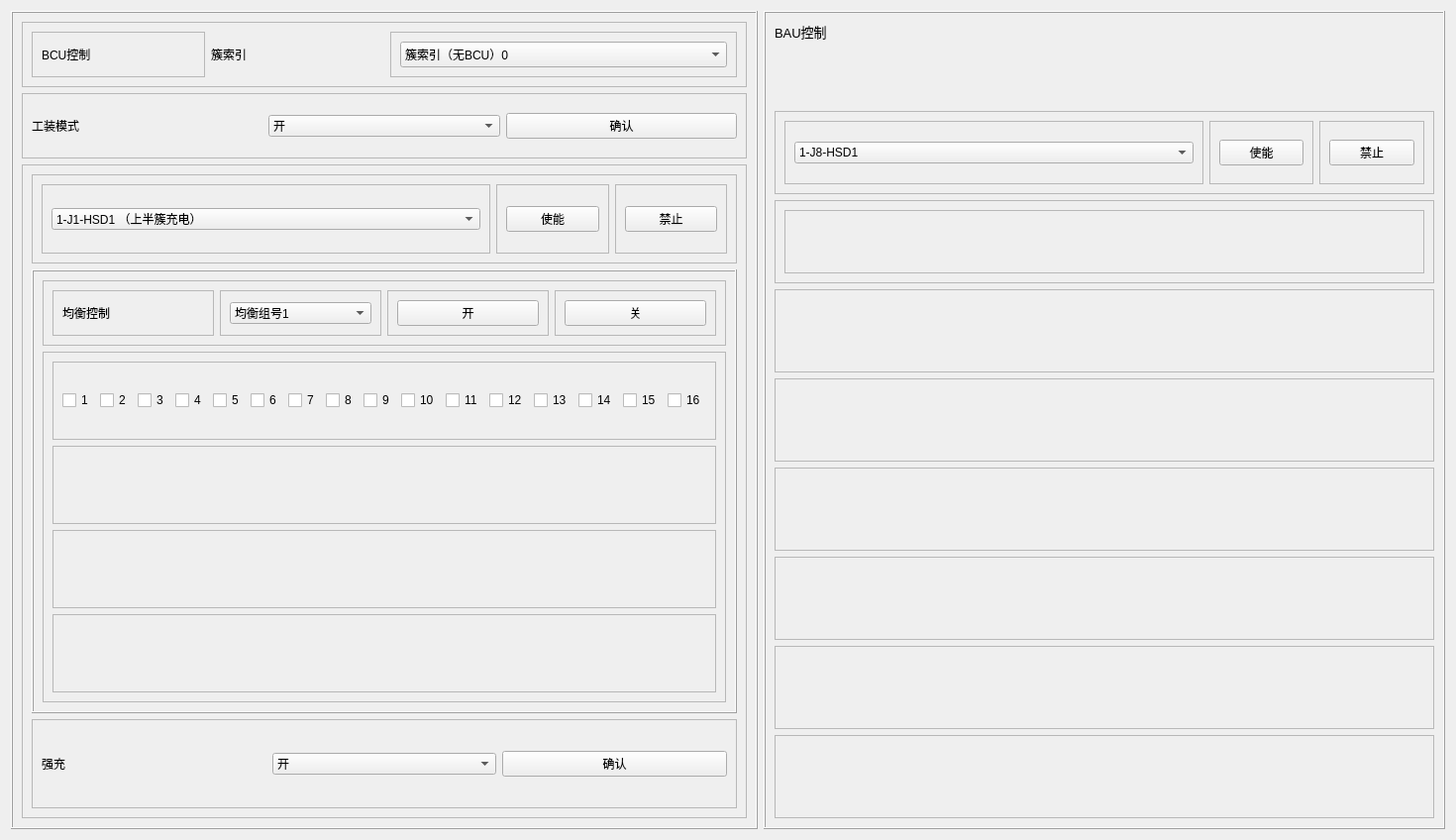
<?xml version="1.0" encoding="UTF-8"?>
<ui version="4.0">
 <class>Form</class>
 <widget class="QWidget" name="Form">
  <property name="geometry">
   <rect>
    <x>0</x>
    <y>0</y>
    <width>1470</width>
    <height>848</height>
   </rect>
  </property>
  <property name="windowTitle">
   <string>Form</string>
  </property>
  <layout class="QHBoxLayout" name="horizontalLayout">
   <item>
    <widget class="QFrame" name="frame">
     <property name="sizePolicy">
      <sizepolicy hsizetype="Expanding" vsizetype="Preferred">
       <horstretch>1</horstretch>
       <verstretch>0</verstretch>
      </sizepolicy>
     </property>
     <property name="frameShape">
      <enum>QFrame::Box</enum>
     </property>
     <property name="frameShadow">
      <enum>QFrame::Raised</enum>
     </property>
     <layout class="QVBoxLayout" name="verticalLayout">
      <item>
       <widget class="QFrame" name="frame_13">
        <property name="sizePolicy">
         <sizepolicy hsizetype="Preferred" vsizetype="Expanding">
          <horstretch>0</horstretch>
          <verstretch>1</verstretch>
         </sizepolicy>
        </property>
        <property name="frameShape">
         <enum>QFrame::StyledPanel</enum>
        </property>
        <property name="frameShadow">
         <enum>QFrame::Raised</enum>
        </property>
        <layout class="QHBoxLayout" name="horizontalLayout_3">
         <item>
          <widget class="QFrame" name="frame_7">
           <property name="sizePolicy">
            <sizepolicy hsizetype="Expanding" vsizetype="Preferred">
             <horstretch>1</horstretch>
             <verstretch>0</verstretch>
            </sizepolicy>
           </property>
           <property name="frameShape">
            <enum>QFrame::StyledPanel</enum>
           </property>
           <property name="frameShadow">
            <enum>QFrame::Raised</enum>
           </property>
           <layout class="QHBoxLayout" name="horizontalLayout_5">
            <item>
             <widget class="QLabel" name="label_2">
              <property name="text">
               <string>BCU控制</string>
              </property>
             </widget>
            </item>
           </layout>
          </widget>
         </item>
         <item>
          <widget class="QLabel" name="label_11">
           <property name="sizePolicy">
            <sizepolicy hsizetype="Expanding" vsizetype="Preferred">
             <horstretch>1</horstretch>
             <verstretch>0</verstretch>
            </sizepolicy>
           </property>
           <property name="text">
            <string>簇索引</string>
           </property>
          </widget>
         </item>
         <item>
          <widget class="QFrame" name="frame_5">
           <property name="sizePolicy">
            <sizepolicy hsizetype="Expanding" vsizetype="Preferred">
             <horstretch>2</horstretch>
             <verstretch>0</verstretch>
            </sizepolicy>
           </property>
           <property name="frameShape">
            <enum>QFrame::StyledPanel</enum>
           </property>
           <property name="frameShadow">
            <enum>QFrame::Raised</enum>
           </property>
           <layout class="QHBoxLayout" name="horizontalLayout_4">
            <item>
             <widget class="QComboBox" name="comboBox_13">
              <property name="sizePolicy">
               <sizepolicy hsizetype="Expanding" vsizetype="Preferred">
                <horstretch>2</horstretch>
                <verstretch>0</verstretch>
               </sizepolicy>
              </property>
              <property name="maximumSize">
               <size>
                <width>16777215</width>
                <height>16777215</height>
               </size>
              </property>
              <item>
               <property name="text">
                <string>簇索引（无BCU）0</string>
               </property>
              </item>
              <item>
               <property name="text">
                <string>1</string>
               </property>
              </item>
              <item>
               <property name="text">
                <string>2</string>
               </property>
              </item>
              <item>
               <property name="text">
                <string>3</string>
               </property>
              </item>
              <item>
               <property name="text">
                <string>4</string>
               </property>
              </item>
              <item>
               <property name="text">
                <string>5</string>
               </property>
              </item>
              <item>
               <property name="text">
                <string>6</string>
               </property>
              </item>
              <item>
               <property name="text">
                <string>7</string>
               </property>
              </item>
              <item>
               <property name="text">
                <string>8</string>
               </property>
              </item>
              <item>
               <property name="text">
                <string>9</string>
               </property>
              </item>
              <item>
               <property name="text">
                <string>10</string>
               </property>
              </item>
              <item>
               <property name="text">
                <string>11</string>
               </property>
              </item>
              <item>
               <property name="text">
                <string>12</string>
               </property>
              </item>
              <item>
               <property name="text">
                <string>13</string>
               </property>
              </item>
              <item>
               <property name="text">
                <string>14</string>
               </property>
              </item>
              <item>
               <property name="text">
                <string>15</string>
               </property>
              </item>
              <item>
               <property name="text">
                <string>16</string>
               </property>
              </item>
             </widget>
            </item>
           </layout>
          </widget>
         </item>
        </layout>
       </widget>
      </item>
      <item>
       <widget class="QFrame" name="frame_3">
        <property name="sizePolicy">
         <sizepolicy hsizetype="Preferred" vsizetype="Expanding">
          <horstretch>0</horstretch>
          <verstretch>1</verstretch>
         </sizepolicy>
        </property>
        <property name="frameShape">
         <enum>QFrame::StyledPanel</enum>
        </property>
        <property name="frameShadow">
         <enum>QFrame::Raised</enum>
        </property>
        <layout class="QHBoxLayout" name="horizontalLayout_2">
         <item>
          <widget class="QLabel" name="label">
           <property name="text">
            <string>工装模式</string>
           </property>
          </widget>
         </item>
         <item>
          <widget class="QComboBox" name="comboBox">
           <item>
            <property name="text">
             <string>开</string>
            </property>
           </item>
           <item>
            <property name="text">
             <string>关</string>
            </property>
           </item>
          </widget>
         </item>
         <item>
          <widget class="QPushButton" name="pushButton">
           <property name="text">
            <string>确认</string>
           </property>
          </widget>
         </item>
        </layout>
       </widget>
      </item>
      <item>
       <widget class="QFrame" name="frame_4">
        <property name="sizePolicy">
         <sizepolicy hsizetype="Expanding" vsizetype="Preferred">
          <horstretch>0</horstretch>
          <verstretch>10</verstretch>
         </sizepolicy>
        </property>
        <property name="frameShape">
         <enum>QFrame::StyledPanel</enum>
        </property>
        <property name="frameShadow">
         <enum>QFrame::Raised</enum>
        </property>
        <layout class="QVBoxLayout" name="verticalLayout_2">
         <item>
          <widget class="QFrame" name="frame_15">
           <property name="sizePolicy">
            <sizepolicy hsizetype="Preferred" vsizetype="Preferred">
             <horstretch>0</horstretch>
             <verstretch>1</verstretch>
            </sizepolicy>
           </property>
           <property name="frameShape">
            <enum>QFrame::StyledPanel</enum>
           </property>
           <property name="frameShadow">
            <enum>QFrame::Raised</enum>
           </property>
           <layout class="QHBoxLayout" name="horizontalLayout_17">
            <item>
             <widget class="QFrame" name="frame_28">
              <property name="sizePolicy">
               <sizepolicy hsizetype="Expanding" vsizetype="Preferred">
                <horstretch>4</horstretch>
                <verstretch>0</verstretch>
               </sizepolicy>
              </property>
              <property name="frameShape">
               <enum>QFrame::StyledPanel</enum>
              </property>
              <property name="frameShadow">
               <enum>QFrame::Raised</enum>
              </property>
              <layout class="QHBoxLayout" name="horizontalLayout_14">
               <item>
                <widget class="QComboBox" name="comboBox_12">
                 <item>
                  <property name="text">
                   <string>1-J1-HSD1 （上半簇充电）</string>
                  </property>
                 </item>
                 <item>
                  <property name="text">
                   <string>2-J1-HSD2</string>
                  </property>
                 </item>
                 <item>
                  <property name="text">
                   <string>3-J1-HSD3 （下半簇充电）</string>
                  </property>
                 </item>
                 <item>
                  <property name="text">
                   <string>4-J1-HSD4</string>
                  </property>
                 </item>
                 <item>
                  <property name="text">
                   <string>5-J1-HSD5</string>
                  </property>
                 </item>
                 <item>
                  <property name="text">
                   <string>6-J1-HSD6 （上半簇放电）</string>
                  </property>
                 </item>
                 <item>
                  <property name="text">
                   <string>7-J1-HSD7</string>
                  </property>
                 </item>
                 <item>
                  <property name="text">
                   <string>8-J1-HSD8 （下半簇放电）</string>
                  </property>
                 </item>
                 <item>
                  <property name="text">
                   <string>25-J2-PWR_FAN</string>
                  </property>
                 </item>
                 <item>
                  <property name="text">
                   <string>20-J5-COM1</string>
                  </property>
                 </item>
                 <item>
                  <property name="text">
                   <string>21-J5-COM2</string>
                  </property>
                 </item>
                 <item>
                  <property name="text">
                   <string>22-J5-COM3</string>
                  </property>
                 </item>
                 <item>
                  <property name="text">
                   <string>23-J5-COM4</string>
                  </property>
                 </item>
                 <item>
                  <property name="text">
                   <string>11-J8-ADDR_DO</string>
                  </property>
                 </item>
                 <item>
                  <property name="text">
                   <string>9-J9_LSD1-</string>
                  </property>
                 </item>
                 <item>
                  <property name="text">
                   <string>10_J9_LSD2-</string>
                  </property>
                 </item>
                 <item>
                  <property name="text">
                   <string>24_J9_DO控制</string>
                  </property>
                 </item>
                 <item>
                  <property name="text">
                   <string>44_LED1</string>
                  </property>
                 </item>
                 <item>
                  <property name="text">
                   <string>45_LED2</string>
                  </property>
                 </item>
                 <item>
                  <property name="text">
                   <string>46_SOC_LED1</string>
                  </property>
                 </item>
                 <item>
                  <property name="text">
                   <string>47_SCO_LED2</string>
                  </property>
                 </item>
                 <item>
                  <property name="text">
                   <string>43_RLED</string>
                  </property>
                 </item>
                 <item>
                  <property name="text">
                   <string>42_GLED</string>
                  </property>
                 </item>
                 <item>
                  <property name="text">
                   <string>48_SOC_LED3</string>
                  </property>
                 </item>
                 <item>
                  <property name="text">
                   <string>49_SOC_LED4</string>
                  </property>
                 </item>
                </widget>
               </item>
              </layout>
             </widget>
            </item>
            <item>
             <widget class="QFrame" name="frame_29">
              <property name="sizePolicy">
               <sizepolicy hsizetype="Expanding" vsizetype="Preferred">
                <horstretch>1</horstretch>
                <verstretch>0</verstretch>
               </sizepolicy>
              </property>
              <property name="frameShape">
               <enum>QFrame::StyledPanel</enum>
              </property>
              <property name="frameShadow">
               <enum>QFrame::Raised</enum>
              </property>
              <layout class="QHBoxLayout" name="horizontalLayout_20">
               <item>
                <widget class="QPushButton" name="pushButton_13">
                 <property name="text">
                  <string>使能</string>
                 </property>
                </widget>
               </item>
              </layout>
             </widget>
            </item>
            <item>
             <widget class="QFrame" name="frame_30">
              <property name="sizePolicy">
               <sizepolicy hsizetype="Expanding" vsizetype="Preferred">
                <horstretch>1</horstretch>
                <verstretch>0</verstretch>
               </sizepolicy>
              </property>
              <property name="frameShape">
               <enum>QFrame::StyledPanel</enum>
              </property>
              <property name="frameShadow">
               <enum>QFrame::Raised</enum>
              </property>
              <layout class="QHBoxLayout" name="horizontalLayout_21">
               <item>
                <widget class="QPushButton" name="pushButton_14">
                 <property name="text">
                  <string>禁止</string>
                 </property>
                </widget>
               </item>
              </layout>
             </widget>
            </item>
           </layout>
          </widget>
         </item>
         <item>
          <widget class="QFrame" name="frame_6">
           <property name="sizePolicy">
            <sizepolicy hsizetype="Preferred" vsizetype="Expanding">
             <horstretch>0</horstretch>
             <verstretch>5</verstretch>
            </sizepolicy>
           </property>
           <property name="frameShape">
            <enum>QFrame::Box</enum>
           </property>
           <property name="frameShadow">
            <enum>QFrame::Raised</enum>
           </property>
           <layout class="QVBoxLayout" name="verticalLayout_5">
            <item>
             <widget class="QFrame" name="frame_8">
              <property name="sizePolicy">
               <sizepolicy hsizetype="Preferred" vsizetype="Expanding">
                <horstretch>0</horstretch>
                <verstretch>1</verstretch>
               </sizepolicy>
              </property>
              <property name="frameShape">
               <enum>QFrame::StyledPanel</enum>
              </property>
              <property name="frameShadow">
               <enum>QFrame::Raised</enum>
              </property>
              <layout class="QHBoxLayout" name="horizontalLayout_6">
               <item>
                <widget class="QFrame" name="frame_10">
                 <property name="sizePolicy">
                  <sizepolicy hsizetype="Expanding" vsizetype="Preferred">
                   <horstretch>1</horstretch>
                   <verstretch>0</verstretch>
                  </sizepolicy>
                 </property>
                 <property name="frameShape">
                  <enum>QFrame::StyledPanel</enum>
                 </property>
                 <property name="frameShadow">
                  <enum>QFrame::Raised</enum>
                 </property>
                 <layout class="QHBoxLayout" name="horizontalLayout_7">
                  <item>
                   <widget class="QLabel" name="label_3">
                    <property name="text">
                     <string>均衡控制</string>
                    </property>
                   </widget>
                  </item>
                 </layout>
                </widget>
               </item>
               <item>
                <widget class="QFrame" name="frame_11">
                 <property name="sizePolicy">
                  <sizepolicy hsizetype="Preferred" vsizetype="Expanding">
                   <horstretch>1</horstretch>
                   <verstretch>0</verstretch>
                  </sizepolicy>
                 </property>
                 <property name="frameShape">
                  <enum>QFrame::StyledPanel</enum>
                 </property>
                 <property name="frameShadow">
                  <enum>QFrame::Raised</enum>
                 </property>
                 <layout class="QHBoxLayout" name="horizontalLayout_8">
                  <item>
                   <widget class="QComboBox" name="comboBox_2">
                    <item>
                     <property name="text">
                      <string>均衡组号1</string>
                     </property>
                    </item>
                    <item>
                     <property name="text">
                      <string>均衡组号2</string>
                     </property>
                    </item>
                    <item>
                     <property name="text">
                      <string>均衡组号3</string>
                     </property>
                    </item>
                    <item>
                     <property name="text">
                      <string>均衡组号4</string>
                     </property>
                    </item>
                   </widget>
                  </item>
                 </layout>
                </widget>
               </item>
               <item>
                <widget class="QFrame" name="frame_23">
                 <property name="sizePolicy">
                  <sizepolicy hsizetype="Expanding" vsizetype="Preferred">
                   <horstretch>1</horstretch>
                   <verstretch>0</verstretch>
                  </sizepolicy>
                 </property>
                 <property name="frameShape">
                  <enum>QFrame::StyledPanel</enum>
                 </property>
                 <property name="frameShadow">
                  <enum>QFrame::Raised</enum>
                 </property>
                 <layout class="QHBoxLayout" name="horizontalLayout_9">
                  <item>
                   <widget class="QPushButton" name="pushButton_2">
                    <property name="text">
                     <string>开</string>
                    </property>
                   </widget>
                  </item>
                 </layout>
                </widget>
               </item>
               <item>
                <widget class="QFrame" name="frame_27">
                 <property name="sizePolicy">
                  <sizepolicy hsizetype="Expanding" vsizetype="Preferred">
                   <horstretch>1</horstretch>
                   <verstretch>0</verstretch>
                  </sizepolicy>
                 </property>
                 <property name="frameShape">
                  <enum>QFrame::StyledPanel</enum>
                 </property>
                 <property name="frameShadow">
                  <enum>QFrame::Raised</enum>
                 </property>
                 <layout class="QHBoxLayout" name="horizontalLayout_12">
                  <item>
                   <widget class="QPushButton" name="pushButton_3">
                    <property name="text">
                     <string>关</string>
                    </property>
                   </widget>
                  </item>
                 </layout>
                </widget>
               </item>
              </layout>
             </widget>
            </item>
            <item>
             <widget class="QFrame" name="frame_9">
              <property name="sizePolicy">
               <sizepolicy hsizetype="Preferred" vsizetype="Expanding">
                <horstretch>0</horstretch>
                <verstretch>10</verstretch>
               </sizepolicy>
              </property>
              <property name="frameShape">
               <enum>QFrame::StyledPanel</enum>
              </property>
              <property name="frameShadow">
               <enum>QFrame::Raised</enum>
              </property>
              <layout class="QVBoxLayout" name="verticalLayout_6">
               <item>
                <widget class="QFrame" name="frame_32">
                 <property name="sizePolicy">
                  <sizepolicy hsizetype="Preferred" vsizetype="Expanding">
                   <horstretch>0</horstretch>
                   <verstretch>1</verstretch>
                  </sizepolicy>
                 </property>
                 <property name="frameShape">
                  <enum>QFrame::StyledPanel</enum>
                 </property>
                 <property name="frameShadow">
                  <enum>QFrame::Raised</enum>
                 </property>
                 <layout class="QHBoxLayout" name="horizontalLayout_13">
                  <item>
                   <widget class="QCheckBox" name="CB1">
                    <property name="text">
                     <string>1</string>
                    </property>
                   </widget>
                  </item>
                  <item>
                   <widget class="QCheckBox" name="CB2">
                    <property name="text">
                     <string>2</string>
                    </property>
                   </widget>
                  </item>
                  <item>
                   <widget class="QCheckBox" name="CB3">
                    <property name="text">
                     <string>3</string>
                    </property>
                   </widget>
                  </item>
                  <item>
                   <widget class="QCheckBox" name="CB4">
                    <property name="text">
                     <string>4</string>
                    </property>
                   </widget>
                  </item>
                  <item>
                   <widget class="QCheckBox" name="CB5">
                    <property name="text">
                     <string>5</string>
                    </property>
                   </widget>
                  </item>
                  <item>
                   <widget class="QCheckBox" name="CB6">
                    <property name="text">
                     <string>6</string>
                    </property>
                   </widget>
                  </item>
                  <item>
                   <widget class="QCheckBox" name="CB7">
                    <property name="text">
                     <string>7</string>
                    </property>
                   </widget>
                  </item>
                  <item>
                   <widget class="QCheckBox" name="CB8">
                    <property name="text">
                     <string>8</string>
                    </property>
                   </widget>
                  </item>
                  <item>
                   <widget class="QCheckBox" name="CB9">
                    <property name="text">
                     <string>9</string>
                    </property>
                   </widget>
                  </item>
                  <item>
                   <widget class="QCheckBox" name="CB10">
                    <property name="text">
                     <string>10</string>
                    </property>
                   </widget>
                  </item>
                  <item>
                   <widget class="QCheckBox" name="CB11">
                    <property name="text">
                     <string>11</string>
                    </property>
                   </widget>
                  </item>
                  <item>
                   <widget class="QCheckBox" name="CB12">
                    <property name="text">
                     <string>12</string>
                    </property>
                   </widget>
                  </item>
                  <item>
                   <widget class="QCheckBox" name="CB13">
                    <property name="text">
                     <string>13</string>
                    </property>
                   </widget>
                  </item>
                  <item>
                   <widget class="QCheckBox" name="CB14">
                    <property name="text">
                     <string>14</string>
                    </property>
                   </widget>
                  </item>
                  <item>
                   <widget class="QCheckBox" name="CB15">
                    <property name="text">
                     <string>15</string>
                    </property>
                   </widget>
                  </item>
                  <item>
                   <widget class="QCheckBox" name="CB16">
                    <property name="text">
                     <string>16</string>
                    </property>
                   </widget>
                  </item>
                 </layout>
                </widget>
               </item>
               <item>
                <widget class="QFrame" name="frame_33">
                 <property name="sizePolicy">
                  <sizepolicy hsizetype="Preferred" vsizetype="Expanding">
                   <horstretch>0</horstretch>
                   <verstretch>1</verstretch>
                  </sizepolicy>
                 </property>
                 <property name="frameShape">
                  <enum>QFrame::StyledPanel</enum>
                 </property>
                 <property name="frameShadow">
                  <enum>QFrame::Raised</enum>
                 </property>
                </widget>
               </item>
               <item>
                <widget class="QFrame" name="frame_34">
                 <property name="sizePolicy">
                  <sizepolicy hsizetype="Preferred" vsizetype="Expanding">
                   <horstretch>0</horstretch>
                   <verstretch>1</verstretch>
                  </sizepolicy>
                 </property>
                 <property name="frameShape">
                  <enum>QFrame::StyledPanel</enum>
                 </property>
                 <property name="frameShadow">
                  <enum>QFrame::Raised</enum>
                 </property>
                </widget>
               </item>
               <item>
                <widget class="QFrame" name="frame_35">
                 <property name="sizePolicy">
                  <sizepolicy hsizetype="Preferred" vsizetype="Expanding">
                   <horstretch>0</horstretch>
                   <verstretch>1</verstretch>
                  </sizepolicy>
                 </property>
                 <property name="frameShape">
                  <enum>QFrame::StyledPanel</enum>
                 </property>
                 <property name="frameShadow">
                  <enum>QFrame::Raised</enum>
                 </property>
                </widget>
               </item>
              </layout>
             </widget>
            </item>
           </layout>
          </widget>
         </item>
         <item>
          <widget class="QFrame" name="frame_12">
           <property name="sizePolicy">
            <sizepolicy hsizetype="Preferred" vsizetype="Expanding">
             <horstretch>0</horstretch>
             <verstretch>1</verstretch>
            </sizepolicy>
           </property>
           <property name="frameShape">
            <enum>QFrame::StyledPanel</enum>
           </property>
           <property name="frameShadow">
            <enum>QFrame::Raised</enum>
           </property>
           <layout class="QHBoxLayout" name="horizontalLayout_10">
            <item>
             <widget class="QLabel" name="label_9">
              <property name="text">
               <string>强充</string>
              </property>
             </widget>
            </item>
            <item>
             <widget class="QComboBox" name="comboBox_9">
              <item>
               <property name="text">
                <string>开</string>
               </property>
              </item>
              <item>
               <property name="text">
                <string>关</string>
               </property>
              </item>
             </widget>
            </item>
            <item>
             <widget class="QPushButton" name="pushButton_10">
              <property name="text">
               <string>确认</string>
              </property>
             </widget>
            </item>
           </layout>
          </widget>
         </item>
        </layout>
       </widget>
      </item>
     </layout>
    </widget>
   </item>
   <item>
    <widget class="QFrame" name="frame_2">
     <property name="sizePolicy">
      <sizepolicy hsizetype="Expanding" vsizetype="Preferred">
       <horstretch>1</horstretch>
       <verstretch>0</verstretch>
      </sizepolicy>
     </property>
     <property name="frameShape">
      <enum>QFrame::Box</enum>
     </property>
     <property name="frameShadow">
      <enum>QFrame::Raised</enum>
     </property>
     <layout class="QVBoxLayout" name="verticalLayout_3">
      <item alignment="Qt::AlignLeft|Qt::AlignTop">
       <widget class="QLabel" name="label_10">
        <property name="sizePolicy">
         <sizepolicy hsizetype="Expanding" vsizetype="Preferred">
          <horstretch>1</horstretch>
          <verstretch>0</verstretch>
         </sizepolicy>
        </property>
        <property name="font">
         <font>
          <pointsize>10</pointsize>
         </font>
        </property>
        <property name="text">
         <string>BAU控制</string>
        </property>
       </widget>
      </item>
      <item>
       <widget class="QFrame" name="frame_14">
        <property name="sizePolicy">
         <sizepolicy hsizetype="Preferred" vsizetype="Preferred">
          <horstretch>0</horstretch>
          <verstretch>0</verstretch>
         </sizepolicy>
        </property>
        <property name="frameShape">
         <enum>QFrame::StyledPanel</enum>
        </property>
        <property name="frameShadow">
         <enum>QFrame::Raised</enum>
        </property>
        <layout class="QHBoxLayout" name="horizontalLayout_11">
         <item>
          <widget class="QFrame" name="frame_24">
           <property name="sizePolicy">
            <sizepolicy hsizetype="Expanding" vsizetype="Preferred">
             <horstretch>4</horstretch>
             <verstretch>0</verstretch>
            </sizepolicy>
           </property>
           <property name="frameShape">
            <enum>QFrame::StyledPanel</enum>
           </property>
           <property name="frameShadow">
            <enum>QFrame::Raised</enum>
           </property>
           <layout class="QVBoxLayout" name="verticalLayout_4">
            <item>
             <widget class="QComboBox" name="comboBox_10">
              <item>
               <property name="text">
                <string>1-J8-HSD1</string>
               </property>
              </item>
              <item>
               <property name="text">
                <string>2-J8-HSD2</string>
               </property>
              </item>
              <item>
               <property name="text">
                <string>3-J8-HSD3</string>
               </property>
              </item>
              <item>
               <property name="text">
                <string>4-J8-HSD4</string>
               </property>
              </item>
              <item>
               <property name="text">
                <string>5-J8-LSD1</string>
               </property>
              </item>
              <item>
               <property name="text">
                <string>6-J8-LSD2</string>
               </property>
              </item>
              <item>
               <property name="text">
                <string>11-HSDDIG控制LSD1/2 HSD1/2/3/4</string>
               </property>
              </item>
              <item>
               <property name="text">
                <string>12-J3-BCU_ADDR_DO</string>
               </property>
              </item>
              <item>
               <property name="text">
                <string>13-BZ-BEEP-蜂鸣器</string>
               </property>
              </item>
              <item>
               <property name="text">
                <string>15-VOUT_5V 电源控制（屏5V供电）</string>
               </property>
              </item>
              <item>
               <property name="text">
                <string>20-J4-DO_CTRL_COM1</string>
               </property>
              </item>
              <item>
               <property name="text">
                <string>21-J4-DO_CTRL_COM2</string>
               </property>
              </item>
              <item>
               <property name="text">
                <string>22-J4-DO_CTRL_COM3</string>
               </property>
              </item>
              <item>
               <property name="text">
                <string>23-J4-DO_CTRL_COM4</string>
               </property>
              </item>
              <item>
               <property name="text">
                <string>24-J4-DO_CTRL_COM5</string>
               </property>
              </item>
              <item>
               <property name="text">
                <string>25-J4-DO_CTRL_COM6</string>
               </property>
              </item>
              <item>
               <property name="text">
                <string>42-LED-绿色指示灯-DO</string>
               </property>
              </item>
              <item>
               <property name="text">
                <string>82-J8-DO控制</string>
               </property>
              </item>
              <item>
               <property name="text">
                <string>84-J9-蓝牙控制-控制蓝牙24V供电</string>
               </property>
              </item>
              <item>
               <property name="text">
                <string>85-J9-蓝牙-唤醒IO</string>
               </property>
              </item>
              <item>
               <property name="text">
                <string>86-J9-蓝牙-控制蓝牙3.3V供电</string>
               </property>
              </item>
             </widget>
            </item>
           </layout>
          </widget>
         </item>
         <item>
          <widget class="QFrame" name="frame_25">
           <property name="sizePolicy">
            <sizepolicy hsizetype="Expanding" vsizetype="Preferred">
             <horstretch>1</horstretch>
             <verstretch>0</verstretch>
            </sizepolicy>
           </property>
           <property name="frameShape">
            <enum>QFrame::StyledPanel</enum>
           </property>
           <property name="frameShadow">
            <enum>QFrame::Raised</enum>
           </property>
           <layout class="QHBoxLayout" name="horizontalLayout_15">
            <item>
             <widget class="QPushButton" name="pushButton_11">
              <property name="text">
               <string>使能</string>
              </property>
             </widget>
            </item>
           </layout>
          </widget>
         </item>
         <item>
          <widget class="QFrame" name="frame_26">
           <property name="sizePolicy">
            <sizepolicy hsizetype="Expanding" vsizetype="Preferred">
             <horstretch>1</horstretch>
             <verstretch>0</verstretch>
            </sizepolicy>
           </property>
           <property name="frameShape">
            <enum>QFrame::StyledPanel</enum>
           </property>
           <property name="frameShadow">
            <enum>QFrame::Raised</enum>
           </property>
           <layout class="QHBoxLayout" name="horizontalLayout_16">
            <item>
             <widget class="QPushButton" name="pushButton_12">
              <property name="text">
               <string>禁止</string>
              </property>
             </widget>
            </item>
           </layout>
          </widget>
         </item>
        </layout>
       </widget>
      </item>
      <item>
       <widget class="QFrame" name="frame_16">
        <property name="frameShape">
         <enum>QFrame::StyledPanel</enum>
        </property>
        <property name="frameShadow">
         <enum>QFrame::Raised</enum>
        </property>
        <layout class="QHBoxLayout" name="horizontalLayout_19">
         <item>
          <widget class="QFrame" name="frame_31">
           <property name="sizePolicy">
            <sizepolicy hsizetype="Expanding" vsizetype="Preferred">
             <horstretch>1</horstretch>
             <verstretch>0</verstretch>
            </sizepolicy>
           </property>
           <property name="frameShape">
            <enum>QFrame::StyledPanel</enum>
           </property>
           <property name="frameShadow">
            <enum>QFrame::Raised</enum>
           </property>
          </widget>
         </item>
        </layout>
       </widget>
      </item>
      <item>
       <widget class="QFrame" name="frame_17">
        <property name="frameShape">
         <enum>QFrame::StyledPanel</enum>
        </property>
        <property name="frameShadow">
         <enum>QFrame::Raised</enum>
        </property>
       </widget>
      </item>
      <item>
       <widget class="QFrame" name="frame_19">
        <property name="frameShape">
         <enum>QFrame::StyledPanel</enum>
        </property>
        <property name="frameShadow">
         <enum>QFrame::Raised</enum>
        </property>
       </widget>
      </item>
      <item>
       <widget class="QFrame" name="frame_20">
        <property name="frameShape">
         <enum>QFrame::StyledPanel</enum>
        </property>
        <property name="frameShadow">
         <enum>QFrame::Raised</enum>
        </property>
       </widget>
      </item>
      <item>
       <widget class="QFrame" name="frame_21">
        <property name="frameShape">
         <enum>QFrame::StyledPanel</enum>
        </property>
        <property name="frameShadow">
         <enum>QFrame::Raised</enum>
        </property>
       </widget>
      </item>
      <item>
       <widget class="QFrame" name="frame_22">
        <property name="frameShape">
         <enum>QFrame::StyledPanel</enum>
        </property>
        <property name="frameShadow">
         <enum>QFrame::Raised</enum>
        </property>
       </widget>
      </item>
      <item>
       <widget class="QFrame" name="frame_18">
        <property name="frameShape">
         <enum>QFrame::StyledPanel</enum>
        </property>
        <property name="frameShadow">
         <enum>QFrame::Raised</enum>
        </property>
       </widget>
      </item>
     </layout>
    </widget>
   </item>
  </layout>
 </widget>
 <resources/>
 <connections/>
</ui>
